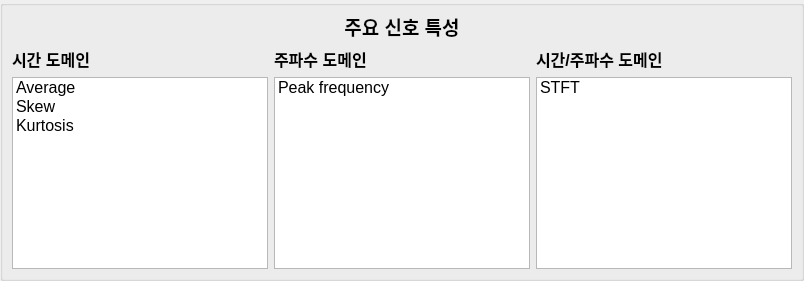
                       <widget class="QGroupBox" name="gb_train_preproc_ml">
                        <property name="sizePolicy">
                         <sizepolicy hsizetype="Expanding" vsizetype="Expanding">
                          <horstretch>0</horstretch>
                          <verstretch>0</verstretch>
                         </sizepolicy>
                        </property>
                        <property name="minimumSize">
                         <size>
                          <width>100</width>
                          <height>100</height>
                         </size>
                        </property>
                        <property name="font">
                         <font>
                          <family>Segoe UI</family>
                          <pointsize>16</pointsize>
                         </font>
                        </property>
                        <property name="styleSheet">
                         <string notr="true">margin : 0px;
padding : 0px;</string>
                        </property>
                        <property name="title">
                         <string/>
                        </property>
                        <layout class="QGridLayout" name="gridLayout_6">
                         <item row="1" column="2">
                          <widget class="QLabel" name="label_train_stft_preset_ml">
                           <property name="sizePolicy">
                            <sizepolicy hsizetype="Expanding" vsizetype="Expanding">
                             <horstretch>0</horstretch>
                             <verstretch>0</verstretch>
                            </sizepolicy>
                           </property>
                           <property name="minimumSize">
                            <size>
                             <width>100</width>
                             <height>20</height>
                            </size>
                           </property>
                           <property name="maximumSize">
                            <size>
                             <width>16777215</width>
                             <height>50</height>
                            </size>
                           </property>
                           <property name="font">
                            <font>
                             <family>Segoe UI</family>
                             <pointsize>12</pointsize>
                             <weight>75</weight>
                             <bold>true</bold>
                            </font>
                           </property>
                           <property name="text">
                            <string>시간/주파수 도메인</string>
                           </property>
                          </widget>
                         </item>
                         <item row="2" column="0">
                          <widget class="QListWidget" name="listWidget">
                           <property name="minimumSize">
                            <size>
                             <width>100</width>
                             <height>50</height>
                            </size>
                           </property>
                           <property name="maximumSize">
                            <size>
                             <width>16777215</width>
                             <height>16777215</height>
                            </size>
                           </property>
                           <property name="font">
                            <font>
                             <family>Segoe UI</family>
                             <pointsize>12</pointsize>
                             <weight>50</weight>
                             <bold>false</bold>
                            </font>
                           </property>
                           <property name="selectionMode">
                            <enum>QAbstractItemView::MultiSelection</enum>
                           </property>
                           <item>
                            <property name="text">
                             <string>Average</string>
                            </property>
                           </item>
                           <item>
                            <property name="text">
                             <string>Skew</string>
                            </property>
                           </item>
                           <item>
                            <property name="text">
                             <string>Kurtosis</string>
                            </property>
                           </item>
                          </widget>
                         </item>
                         <item row="2" column="2">
                          <widget class="QListWidget" name="listWidget_3">
                           <property name="minimumSize">
                            <size>
                             <width>100</width>
                             <height>50</height>
                            </size>
                           </property>
                           <property name="maximumSize">
                            <size>
                             <width>16777215</width>
                             <height>16777215</height>
                            </size>
                           </property>
                           <property name="font">
                            <font>
                             <family>Segoe UI</family>
                             <pointsize>12</pointsize>
                             <weight>50</weight>
                             <bold>false</bold>
                            </font>
                           </property>
                           <property name="selectionMode">
                            <enum>QAbstractItemView::MultiSelection</enum>
                           </property>
                           <item>
                            <property name="text">
                             <string>STFT</string>
                            </property>
                           </item>
                          </widget>
                         </item>
                         <item row="0" column="0" colspan="3">
                          <widget class="QLabel" name="label_feature">
                           <property name="sizePolicy">
                            <sizepolicy hsizetype="Expanding" vsizetype="Expanding">
                             <horstretch>0</horstretch>
                             <verstretch>0</verstretch>
                            </sizepolicy>
                           </property>
                           <property name="minimumSize">
                            <size>
                             <width>100</width>
                             <height>20</height>
                            </size>
                           </property>
                           <property name="maximumSize">
                            <size>
                             <width>16777215</width>
                             <height>50</height>
                            </size>
                           </property>
                           <property name="font">
                            <font>
                             <family>Segoe UI</family>
                             <pointsize>14</pointsize>
                             <weight>75</weight>
                             <bold>true</bold>
                            </font>
                           </property>
                           <property name="text">
                            <string>주요 신호 특성</string>
                           </property>
                           <property name="alignment">
                            <set>Qt::AlignCenter</set>
                           </property>
                          </widget>
                         </item>
                         <item row="2" column="1">
                          <widget class="QListWidget" name="listWidget_2">
                           <property name="minimumSize">
                            <size>
                             <width>100</width>
                             <height>50</height>
                            </size>
                           </property>
                           <property name="maximumSize">
                            <size>
                             <width>16777215</width>
                             <height>16777215</height>
                            </size>
                           </property>
                           <property name="font">
                            <font>
                             <family>Segoe UI</family>
                             <pointsize>12</pointsize>
                             <weight>50</weight>
                             <bold>false</bold>
                            </font>
                           </property>
                           <property name="selectionMode">
                            <enum>QAbstractItemView::MultiSelection</enum>
                           </property>
                           <item>
                            <property name="text">
                             <string>Peak frequency</string>
                            </property>
                           </item>
                          </widget>
                         </item>
                         <item row="1" column="1">
                          <widget class="QLabel" name="label_train_band_ml">
                           <property name="sizePolicy">
                            <sizepolicy hsizetype="Expanding" vsizetype="Expanding">
                             <horstretch>0</horstretch>
                             <verstretch>0</verstretch>
                            </sizepolicy>
                           </property>
                           <property name="minimumSize">
                            <size>
                             <width>100</width>
                             <height>20</height>
                            </size>
                           </property>
                           <property name="maximumSize">
                            <size>
                             <width>16777215</width>
                             <height>50</height>
                            </size>
                           </property>
                           <property name="font">
                            <font>
                             <family>Segoe UI</family>
                             <pointsize>12</pointsize>
                             <weight>75</weight>
                             <bold>true</bold>
                            </font>
                           </property>
                           <property name="text">
                            <string>주파수 도메인</string>
                           </property>
                          </widget>
                         </item>
                         <item row="1" column="0">
                          <widget class="QLabel" name="label_train_crop_ml">
                           <property name="sizePolicy">
                            <sizepolicy hsizetype="Expanding" vsizetype="Expanding">
                             <horstretch>0</horstretch>
                             <verstretch>0</verstretch>
                            </sizepolicy>
                           </property>
                           <property name="minimumSize">
                            <size>
                             <width>100</width>
                             <height>20</height>
                            </size>
                           </property>
                           <property name="maximumSize">
                            <size>
                             <width>16777215</width>
                             <height>50</height>
                            </size>
                           </property>
                           <property name="font">
                            <font>
                             <family>Segoe UI</family>
                             <pointsize>12</pointsize>
                             <weight>75</weight>
                             <bold>true</bold>
                            </font>
                           </property>
                           <property name="text">
                            <string>시간 도메인</string>
                           </property>
                          </widget>
                         </item>
                        </layout>
                       </widget>
